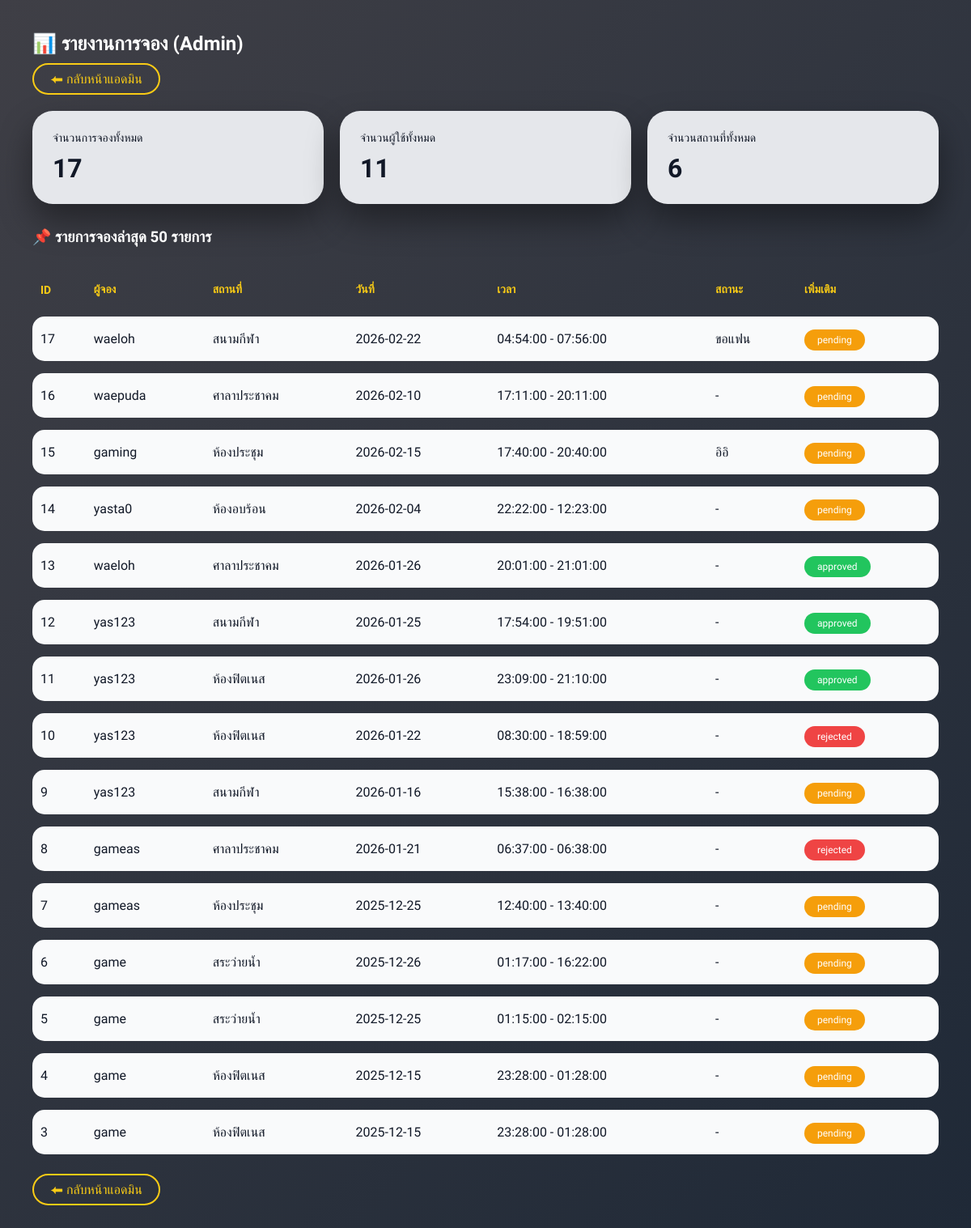
Screenshot of /admin/reports.php (signed in) with the database file from the repository.
### tables this page shows
CREATE TABLE `bookings` (
  `id` int(11) NOT NULL,
  `user_id` int(11) DEFAULT NULL,
  `place_id` int(11) DEFAULT NULL,
  `booking_date` date DEFAULT NULL,
  `start_time` time DEFAULT NULL,
  `end_time` time DEFAULT NULL,
  `STATUS` enum('pending','approved','rejected') DEFAULT 'pending',
  `note` text DEFAULT NULL
);

CREATE TABLE `users` (
  `id` int(11) NOT NULL,
  `username` varchar(50) DEFAULT NULL,
  `PASSWORD` varchar(255) DEFAULT NULL,
  `role` enum('admin','user') DEFAULT 'user'
);

CREATE TABLE `places` (
  `id` int(11) NOT NULL,
  `place_name` varchar(100) DEFAULT NULL,
  `description` text DEFAULT NULL
);

### admin/reports.php (the view, shortened to what this page needs)
<?php
require_once __DIR__ . "/../db.php";
$totalBookings = $pdo->query("SELECT COUNT(*) FROM bookings")->fetchColumn();
$totalUsers    = $pdo->query("SELECT COUNT(*) FROM users")->fetchColumn();
$totalPlaces   = $pdo->query("SELECT COUNT(*) FROM places")->fetchColumn();
$sql = "SELECT b.id, b.booking_date, b.start_time, b.end_time,
               b.status, b.note,
               u.username,
               p.place_name
        FROM bookings b
        JOIN users u ON b.user_id = u.id
        JOIN places p ON b.place_id = p.id
        ORDER BY b.id DESC
        LIMIT 50";
$bookings = $pdo->query($sql)->fetchAll(PDO::FETCH_ASSOC);
?>
<!DOCTYPE html>
<html lang="th">
<head>
<link rel="stylesheet" href="report.css">
</head>
<body>
<div class="box">
    <h2>📊 รายงานการจอง (Admin)</h2>
<a href="dashboard.php">⬅ กลับหน้าแอดมิน</a>
    <div class="cards">
        <div class="card">
            <h3>จำนวนการจองทั้งหมด</h3>
            <p><?= (int)$totalBookings ?></p>
        </div>
        <div class="card">
            <h3>จำนวนผู้ใช้ทั้งหมด</h3>
            <p><?= (int)$totalUsers ?></p>
        </div>
        <div class="card">
            <h3>จำนวนสถานที่ทั้งหมด</h3>
            <p><?= (int)$totalPlaces ?></p>
        </div>
    </div>
    <h3>📌 รายการจองล่าสุด 50 รายการ</h3>
    <table>
        <tr>
            <th>ID</th>
            <th>ผู้จอง</th>
            <th>สถานที่</th>
            <th>วันที่</th>
            <th>เวลา</th>
            <th>สถานะ</th>
            <th>เพิ่มเติม</th>
        </tr>
        <?php foreach ($bookings as $b): ?>
            <tr>
                <td><?= (int)$b['id'] ?></td>
                <td><?= htmlspecialchars($b['username']) ?></td>
                <td><?= htmlspecialchars($b['place_name']) ?></td>
                <td><?= htmlspecialchars($b['booking_date']) ?></td>
                <td><?= htmlspecialchars($b['start_time']) ?> - <?= htmlspecialchars($b['end_time']) ?></td>
                <td><?= htmlspecialchars($b['note'] ?: '-') ?></td>
                <td>
                    <?php
                        $status = $b['status'] ?? 'pending';
                        $class = $status;
                    ?>
                    <span class="badge <?= $class ?>">
                        <?= htmlspecialchars($status) ?>
                    </span>
                </td>
            </tr>
        <?php endforeach; ?>
    </table>
    <br>
    <a href="dashboard.php">⬅ กลับหน้าแอดมิน</a>
</div>
</body>
</html>

### admin/report.css (style rules this page uses)
* { margin:0; padding:0; box-sizing:border-box; font-family:'Kanit',sans-serif; }
body { min-height:100vh; background:linear-gradient(135deg,#3f3f46,#1f2937); color:#fff; padding:40px; }
.box { max-width:1200px; margin:auto; }
h2 { margin-bottom:20px; }
a { text-decoration:none; padding:8px 20px; border-radius:25px; border:2px solid #facc15; color:#facc15; transition:0.3s; }
.cards { display:flex; gap:20px; flex-wrap:wrap; margin:30px 0; }
.card { flex:1; min-width:220px; background:#e5e7eb; color:#111827; padding:25px; border-radius:25px; box-shadow:0 20px 40px rgba(0,0,0,0.4); transition:0.3s; }
.card h3 { font-size:14px; font-weight:500; }
.card p { font-size:32px; font-weight:bold; margin-top:10px; }
table { width:100%; border-collapse:separate; border-spacing:0 15px; margin-top:20px; }
th { text-align:left; padding:10px; font-size:14px; color:#facc15; }
td { padding:18px 10px; background:#f9fafb; color:#111827; }
tr td:first-child { border-top-left-radius:15px; border-bottom-left-radius:15px; }
tr td:last-child { border-top-right-radius:15px; border-bottom-right-radius:15px; }
.badge { padding:6px 16px; border-radius:999px; font-size:12px; color:#fff; }
.pending { background:#f59e0b; }
.approved { background:#22c55e; }
.rejected { background:#ef4444; }

### rows the page displays
bookings: id "17", user.username "waeloh", place.place_name "สนามกีฬา", booking_date "2026-02-22", start_time "04:54:00", end_time "07:56:00", note "ขอแฟน", STATUS "pending"
bookings: id "16", user.username "waepuda", place.place_name "ศาลาประชาคม", booking_date "2026-02-10", start_time "17:11:00", end_time "20:11:00", note "-", STATUS "pending"
bookings: id "15", user.username "gaming", place.place_name "ห้องประชุม", booking_date "2026-02-15", start_time "17:40:00", end_time "20:40:00", note "อิอิ", STATUS "pending"
bookings: id "14", user.username "yasta0", place.place_name "ห้องอบร้อน", booking_date "2026-02-04", start_time "22:22:00", end_time "12:23:00", note "-", STATUS "pending"
bookings: id "13", user.username "waeloh", place.place_name "ศาลาประชาคม", booking_date "2026-01-26", start_time "20:01:00", end_time "21:01:00", note "-", STATUS "approved"
bookings: id "12", user.username "yas123", place.place_name "สนามกีฬา", booking_date "2026-01-25", start_time "17:54:00", end_time "19:51:00", note "-", STATUS "approved"
bookings: id "11", user.username "yas123", place.place_name "ห้องฟิตเนส", booking_date "2026-01-26", start_time "23:09:00", end_time "21:10:00", note "-", STATUS "approved"
bookings: id "10", user.username "yas123", place.place_name "ห้องฟิตเนส", booking_date "2026-01-22", start_time "08:30:00", end_time "18:59:00", note "-", STATUS "rejected"
bookings: id "9", user.username "yas123", place.place_name "สนามกีฬา", booking_date "2026-01-16", start_time "15:38:00", end_time "16:38:00", note "-", STATUS "pending"
bookings: id "8", user.username "gameas", place.place_name "ศาลาประชาคม", booking_date "2026-01-21", start_time "06:37:00", end_time "06:38:00", note "-", STATUS "rejected"
bookings: id "7", user.username "gameas", place.place_name "ห้องประชุม", booking_date "2025-12-25", start_time "12:40:00", end_time "13:40:00", note "-", STATUS "pending"
bookings: id "6", user.username "game", place.place_name "สระว่ายน้ำ", booking_date "2025-12-26", start_time "01:17:00", end_time "16:22:00", note "-", STATUS "pending"
bookings: id "5", user.username "game", place.place_name "สระว่ายน้ำ", booking_date "2025-12-25", start_time "01:15:00", end_time "02:15:00", note "-", STATUS "pending"
bookings: id "4", user.username "game", place.place_name "ห้องฟิตเนส", booking_date "2025-12-15", start_time "23:28:00", end_time "01:28:00", note "-", STATUS "pending"
bookings: id "3", user.username "game", place.place_name "ห้องฟิตเนส", booking_date "2025-12-15", start_time "23:28:00", end_time "01:28:00", note "-", STATUS "pending"

### other values shown
$totalBookings "17"
$totalUsers "11"
$totalPlaces "6"
